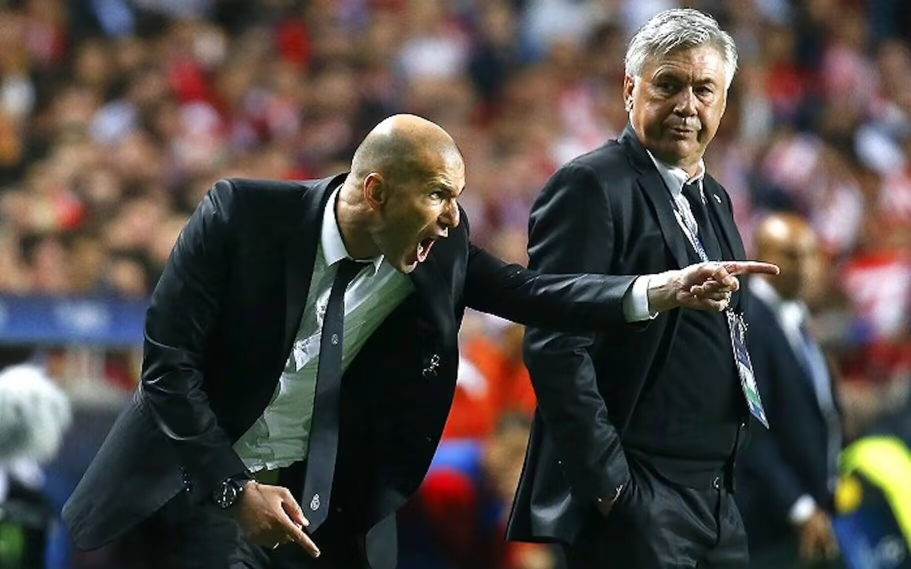
#> input picture chapt4/chapt4_ws/src/demo_python_service/resource/default.jpg, 1821 x 1138 px (shown at 1/2 size)
$ python tuxiangyanzhen.py
#> lines starting #> are read from the running program, lines starting #| are printed output that depends on the picture
import cv2
import numpy as np

# 1. 验证矩阵形状 (H, W, C)
img = cv2.imread('default.jpg') # 找张你自己的照片
#> img is the input picture: shape (1138, 1821, 3); mean B, G, R 68.6, 72.5, 80.1
print("图像形状:", img.shape) # 输出类似 (1080, 1920, 3)，分别对应 高、宽、通道数
#| 图像形状: (1138, 1821, 3)

# 2. 验证坐标系 (左上角是0,0)
# 获取最左上角那个像素的值
print("左上角像素值 (B,G,R):", img[0, 0])
#| 左上角像素值 (B,G,R): [45 67 65]
# 注意：代码里取值是 img[y, x]，即先写行（高度），再写列（宽度）

# 3. 验证 BGR 通道分离
b, g, r = cv2.split(img)
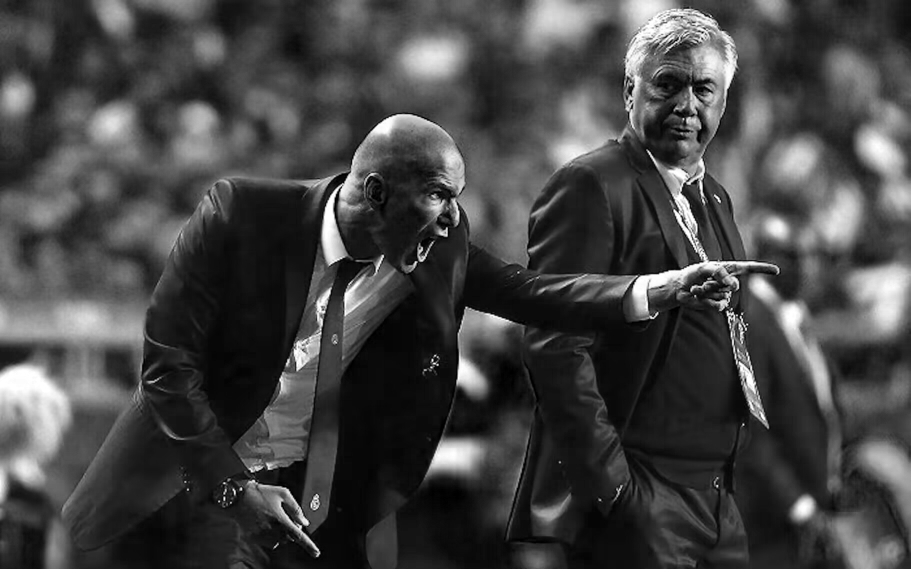
#> b: shape (1138, 1821) (shown at 1/2 size); min 0, max 255, mean 68.6
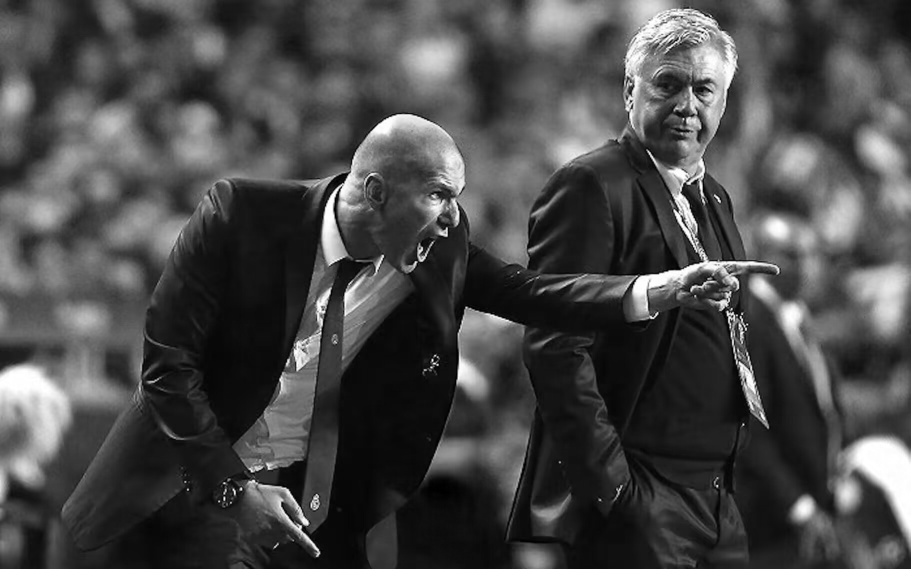
#> g: shape (1138, 1821) (shown at 1/2 size); min 0, max 255, mean 72.5
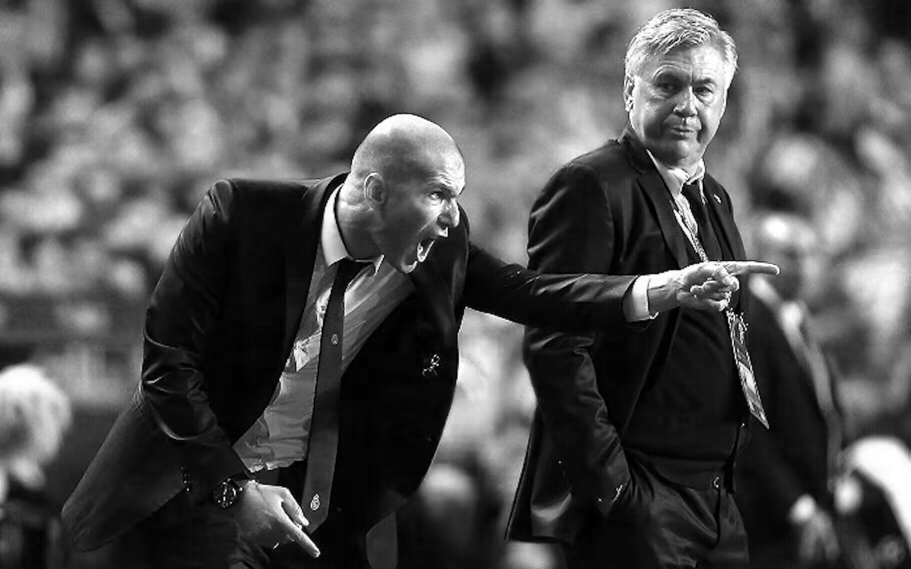
#> r: shape (1138, 1821) (shown at 1/2 size); min 0, max 255, mean 80.1
print("蓝色通道:", b.shape)
#| 蓝色通道: (1138, 1821)

# 注意 img[y, x]，行是高度，列是宽度
print("中间点像素值:", img[569, 910])
#| 中间点像素值: [62 58 47]

# 将 BGR 转换为 HSV (OpenCV 里的色域转换)
img_hsv = cv2.cvtColor(img, cv2.COLOR_BGR2HSV)
#> img_hsv: shape (1138, 1821, 3); mean H, S, V 68.8, 96.7, 89.1
print("HSV图像的形状:", img_hsv.shape)
#| HSV图像的形状: (1138, 1821, 3)
print("中间点的 HSV 值:", img_hsv[569, 910])
#| 中间点的 HSV 值: [98 62 62]
# 解释：H(色相)通常是0-180，S(饱和度)和V(明度)是0-255
